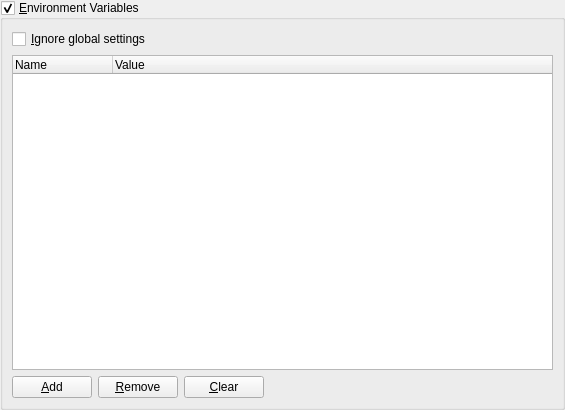
<?xml version="1.0" encoding="UTF-8"?>
<ui version="4.0">
 <class>EnvironmentVariables</class>
 <widget class="QWidget" name="EnvironmentVariables">
  <property name="geometry">
   <rect>
    <x>0</x>
    <y>0</y>
    <width>565</width>
    <height>410</height>
   </rect>
  </property>
  <property name="windowTitle">
   <string>Form</string>
  </property>
  <layout class="QVBoxLayout" name="verticalLayout">
   <property name="leftMargin">
    <number>0</number>
   </property>
   <property name="topMargin">
    <number>0</number>
   </property>
   <property name="rightMargin">
    <number>0</number>
   </property>
   <property name="bottomMargin">
    <number>0</number>
   </property>
   <item>
    <widget class="QGroupBox" name="groupBox">
     <property name="title">
      <string>&amp;Environment Variables</string>
     </property>
     <property name="checkable">
      <bool>true</bool>
     </property>
     <layout class="QVBoxLayout" name="verticalLayout_3">
      <item>
       <widget class="QCheckBox" name="globalOverride">
        <property name="text">
         <string>&amp;Ignore global settings</string>
        </property>
       </widget>
      </item>
      <item>
       <widget class="QTreeWidget" name="list">
        <property name="alternatingRowColors">
         <bool>true</bool>
        </property>
        <property name="selectionMode">
         <enum>QAbstractItemView::ExtendedSelection</enum>
        </property>
        <property name="rootIsDecorated">
         <bool>false</bool>
        </property>
        <property name="itemsExpandable">
         <bool>false</bool>
        </property>
        <property name="animated">
         <bool>true</bool>
        </property>
        <property name="expandsOnDoubleClick">
         <bool>false</bool>
        </property>
        <column>
         <property name="text">
          <string>Name</string>
         </property>
        </column>
        <column>
         <property name="text">
          <string>Value</string>
         </property>
        </column>
       </widget>
      </item>
      <item>
       <layout class="QHBoxLayout" name="buttons">
        <item>
         <widget class="QPushButton" name="add">
          <property name="text">
           <string>&amp;Add</string>
          </property>
         </widget>
        </item>
        <item>
         <widget class="QPushButton" name="remove">
          <property name="text">
           <string>&amp;Remove</string>
          </property>
         </widget>
        </item>
        <item>
         <widget class="QPushButton" name="clear">
          <property name="text">
           <string>&amp;Clear</string>
          </property>
         </widget>
        </item>
        <item>
         <spacer name="horizontalSpacer">
          <property name="orientation">
           <enum>Qt::Horizontal</enum>
          </property>
          <property name="sizeHint" stdset="0">
           <size>
            <width>40</width>
            <height>20</height>
           </size>
          </property>
         </spacer>
        </item>
       </layout>
      </item>
     </layout>
    </widget>
   </item>
  </layout>
 </widget>
 <resources/>
 <connections/>
</ui>
